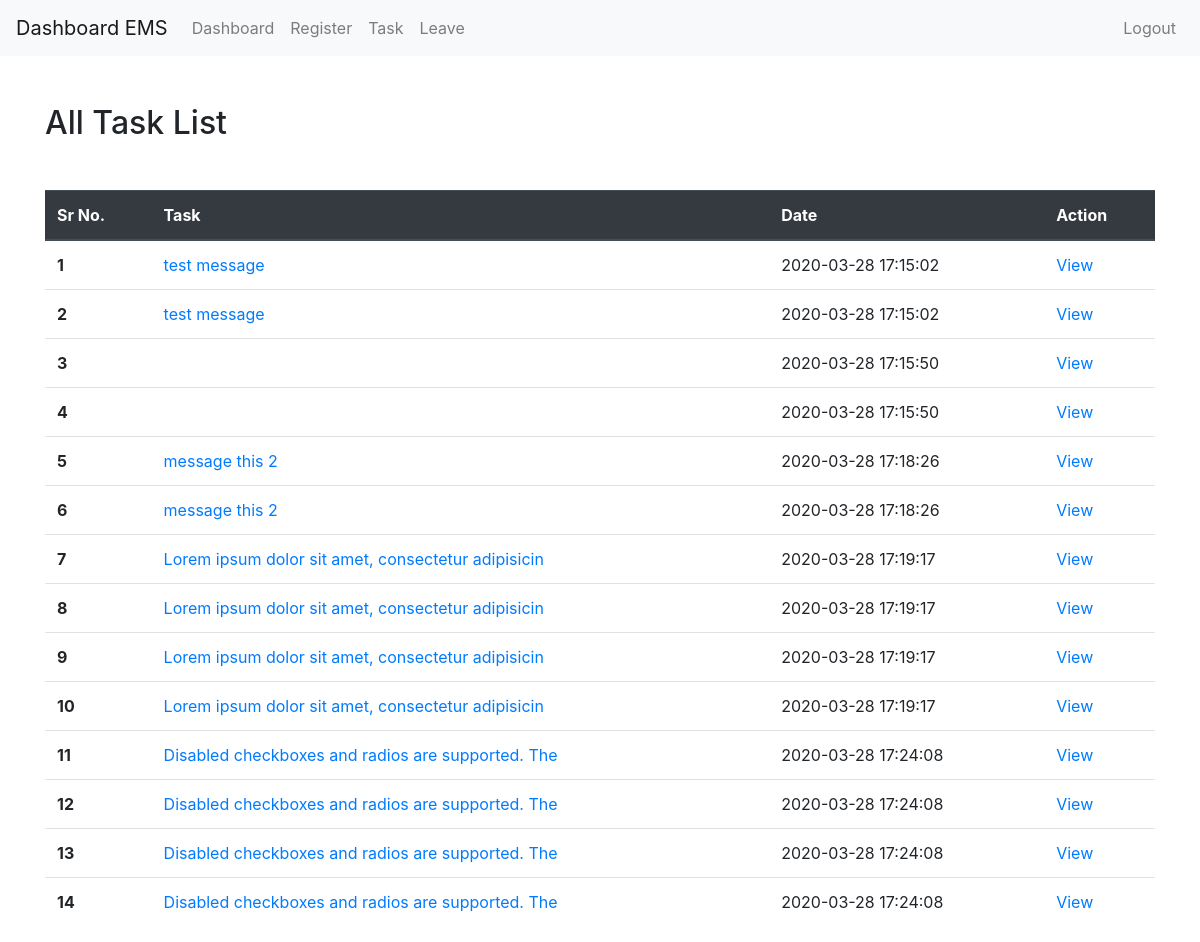
Page /admin/all-task.php (signed in) on the committed database.
### tables this page shows
CREATE TABLE `task` (
  `t_id` int(255) NOT NULL,
  `task` varchar(10000) NOT NULL,
  `user_id` int(255) NOT NULL,
  `assigned_by` int(255) NOT NULL,
  `date_time` timestamp NOT NULL DEFAULT CURRENT_TIMESTAMP ON UPDATE CURRENT_TIMESTAMP
);

### admin/all-task.php (the view, shortened to what this page needs)
<?php
include '../auth/auth.php';
include 'header.php';
?>
<div class="admin-dashboard">
	<div class="container">
		<h2 class="mt-5 mb-5">All Task List</h2>
		<table class="table">
			<thead class="thead-dark">
				<tr>
					<th scope="col">Sr No.</th>
					<th scope="col">Task</th>
					<th scope="col">Date</th>
					<th scope="col">Action</th>
				</tr>
			</thead>
			<tbody>
				<?php
				$i = 1;
				$query= "Select * from task ";
				$res= mysqli_query($conn, $query);
				$count= mysqli_num_rows($res);
				if($count>0){
					while ( $row= mysqli_fetch_array($res)) {
						?>
						<tr>
							<th><?php echo $i; ?></th>
							<td><a href="view-message.php?id=<?php echo $row['t_id']; ?>" ><?php echo substr($row['task'],0,50); ?></a></td>
							<td><?php echo $row['date_time']; ?></td>
							<td><a href="view-message.php?id=<?php echo $row['t_id']; ?>" >View</a></td>
						</tr>
						<?php
						$i++;
					}
				}else{
					echo "No record found";
				} ?>
			</tbody>
		</table>
	</div>
</div>
<?php
include '../footer.php';
?>

### rows in the picture
task: task "test message", date_time "2020-03-28 17:15:02"
task: task "test message", date_time "2020-03-28 17:15:02"
task: date_time "2020-03-28 17:15:50"
task: date_time "2020-03-28 17:15:50"
task: task "message this 2", date_time "2020-03-28 17:18:26"
task: task "message this 2", date_time "2020-03-28 17:18:26"
task: task "Lorem ipsum dolor sit amet, consectetur adipisicin", date_time "2020-03-28 17:19:17"
task: task "Lorem ipsum dolor sit amet, consectetur adipisicin", date_time "2020-03-28 17:19:17"
task: task "Lorem ipsum dolor sit amet, consectetur adipisicin", date_time "2020-03-28 17:19:17"
task: task "Lorem ipsum dolor sit amet, consectetur adipisicin", date_time "2020-03-28 17:19:17"
task: task "Disabled checkboxes and radios are supported. The", date_time "2020-03-28 17:24:08"
task: task "Disabled checkboxes and radios are supported. The", date_time "2020-03-28 17:24:08"
task: task "Disabled checkboxes and radios are supported. The", date_time "2020-03-28 17:24:08"
task: task "Disabled checkboxes and radios are supported. The", date_time "2020-03-28 17:24:08"
